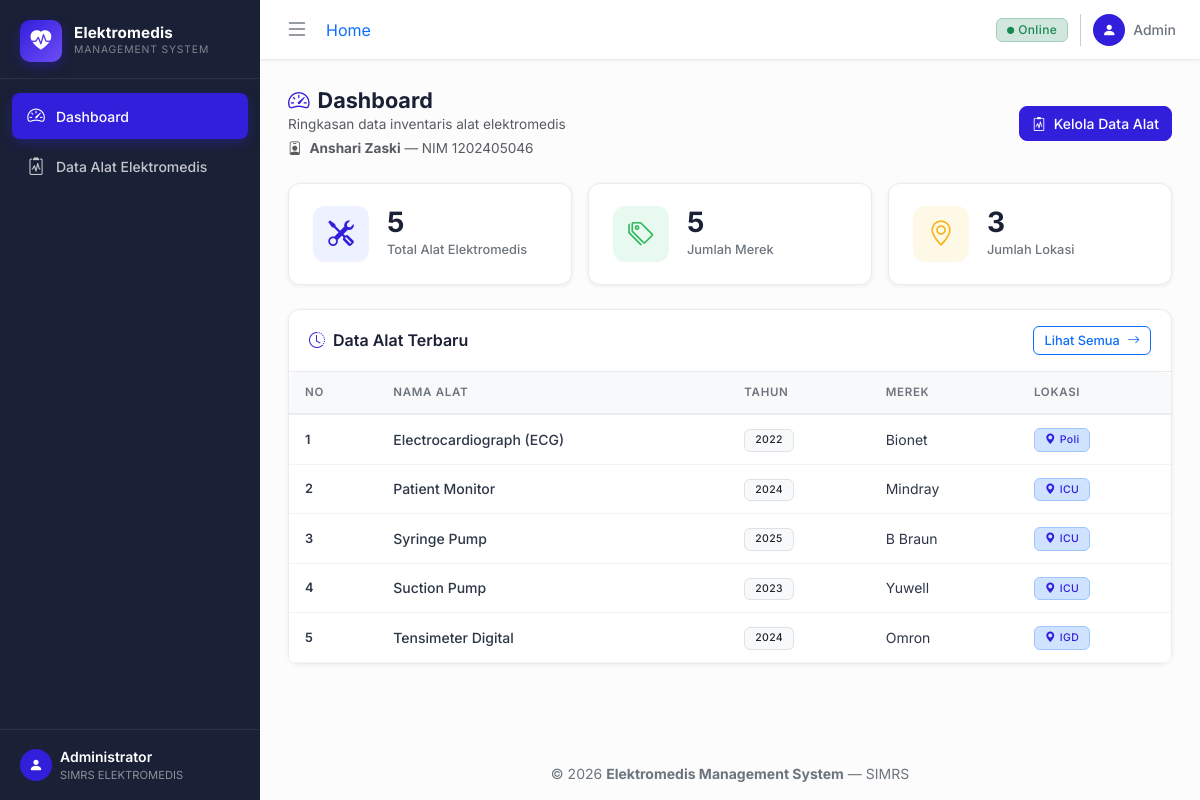
The page / on the database its author committed.
### tables this page shows
CREATE TABLE `alat` (
  `id` int(11) NOT NULL,
  `nama_alat` varchar(100) NOT NULL,
  `tahun` year(4) NOT NULL,
  `merek` varchar(60) NOT NULL,
  `lokasi` varchar(10) NOT NULL
);

### index.php (the view, shortened to what this page needs)
<?php
$activePage = 'dashboard';
$pdo = getDB();
$totalAlat  = $pdo->query("SELECT COUNT(*) FROM alat")->fetchColumn();
$totalMerek = $pdo->query("SELECT COUNT(DISTINCT merek) FROM alat")->fetchColumn();
$totalLokasi = $pdo->query("SELECT COUNT(DISTINCT lokasi) FROM alat")->fetchColumn();
$stmt = $pdo->query("SELECT * FROM alat ORDER BY id DESC LIMIT 10");
$latestAlat = $stmt->fetchAll();
include 'includes/header.php';
?>
<div class="page-header">
    <div class="d-flex align-items-center justify-content-between">
        <div>
            <h4><i class="bi bi-speedometer2 me-2 text-primary"></i>Dashboard</h4>
            <p class="text-muted mb-0">Ringkasan data inventaris alat elektromedis</p>
            <p class="text-muted mb-0 small mt-1">
                <i class="bi bi-person-badge me-1"></i>
                <strong>Anshari Zaski</strong> &mdash; NIM 1202405046
            </p>
        </div>
        <a href="alat.php" class="btn btn-primary">
            <i class="bi bi-clipboard2-pulse me-1"></i> Kelola Data Alat
        </a>
    </div>
</div>
<div class="row g-3 mb-4">
    <div class="col-sm-6 col-xl-4">
        <a href="alat.php" class="stat-card text-decoration-none">
            <div class="stat-icon primary">
                <i class="bi bi-tools"></i>
            </div>
            <div>
                <div class="stat-value"><?= number_format($totalAlat) ?></div>
                <div class="stat-label">Total Alat Elektromedis</div>
            </div>
        </a>
    </div>
    <div class="col-sm-6 col-xl-4">
        <div class="stat-card">
            <div class="stat-icon success">
                <i class="bi bi-tags"></i>
            </div>
            <div>
                <div class="stat-value"><?= number_format($totalMerek) ?></div>
                <div class="stat-label">Jumlah Merek</div>
            </div>
        </div>
    </div>
    <div class="col-sm-6 col-xl-4">
        <div class="stat-card">
            <div class="stat-icon warning">
                <i class="bi bi-geo-alt"></i>
            </div>
            <div>
                <div class="stat-value"><?= number_format($totalLokasi) ?></div>
                <div class="stat-label">Jumlah Lokasi</div>
            </div>
        </div>
    </div>
</div>
<div class="card mb-4">
    <div class="card-header d-flex align-items-center justify-content-between">
        <div class="d-flex align-items-center gap-2">
            <i class="bi bi-clock-history text-primary"></i>
            <span>Data Alat Terbaru</span>
        </div>
        <a href="alat.php" class="btn btn-sm btn-outline-primary">
            Lihat Semua <i class="bi bi-arrow-right ms-1"></i>
        </a>
    </div>
    <div class="card-body p-0">
        <?php if (empty($latestAlat)): ?>
            <div class="empty-state">
                <i class="bi bi-inbox d-block"></i>
                <p>Belum ada data alat. <a href="alat.php">Tambah sekarang</a>.</p>
            </div>
        <?php else: ?>
            <div class="table-responsive">
                <table class="table table-hover mb-0">
                    <thead>
                        <tr>
                            <th>No</th>
                            <th>Nama Alat</th>
                            <th>Tahun</th>
                            <th>Merek</th>
                            <th>Lokasi</th>
                        </tr>
                    </thead>
                    <tbody>
                        <?php foreach ($latestAlat as $i => $alat): ?>
                            <tr>
                                <td class="row-num"><?= $i + 1 ?></td>
                                <td class="fw-medium"><?= htmlspecialchars($alat['nama_alat']) ?></td>
                                <td><span class="badge bg-light text-dark border"><?= htmlspecialchars($alat['tahun']) ?></span></td>
                                <td><?= htmlspecialchars($alat['merek']) ?></td>
                                <td>
                                    <span class="badge bg-primary-subtle text-primary border border-primary-subtle">
                                        <i class="bi bi-geo-alt-fill me-1"></i><?= htmlspecialchars($alat['lokasi']) ?>
                                    </span>
                                </td>
                            </tr>
                        <?php endforeach; ?>
                    </tbody>
                </table>
            </div>
        <?php endif; ?>
    </div>
</div>
<?php include 'includes/footer.php'; ?>

### includes/header.php (shortened to what this page needs)
<!DOCTYPE html>
<html lang="id">
<head>
    <link href="https://cdn.jsdelivr.net/npm/bootstrap@5.3.3/dist/css/bootstrap.min.css" rel="stylesheet">
    <link href="https://cdn.jsdelivr.net/npm/bootstrap-icons@1.11.3/font/bootstrap-icons.min.css" rel="stylesheet">
    <link href="assets/css/style.css" rel="stylesheet">
</head>
<body class="bg-light-subtle">
<div class="sidebar" id="sidebar">
    <div class="sidebar-brand">
        <div class="brand-icon">
            <i class="bi bi-heart-pulse-fill"></i>
        </div>
        <div class="brand-text">
            <span class="brand-title">Elektromedis</span>
            <span class="brand-subtitle">Management System</span>
        </div>
    </div>
    <nav class="sidebar-nav">
        <ul class="nav flex-column">
            <li class="nav-item">
                <a class="nav-link <?= ($activePage ?? '') === 'dashboard' ? 'active' : '' ?>" href="index.php">
                    <i class="bi bi-speedometer2"></i>
                    <span>Dashboard</span>
                </a>
            </li>
            <li class="nav-item">
                <a class="nav-link <?= ($activePage ?? '') === 'alat' ? 'active' : '' ?>" href="alat.php">
                    <i class="bi bi-clipboard2-pulse"></i>
                    <span>Data Alat Elektromedis</span>
                </a>
            </li>
        </ul>
    </nav>
    <div class="sidebar-footer">
        <div class="d-flex align-items-center gap-2">
            <div class="avatar-sm bg-primary rounded-circle d-flex align-items-center justify-content-center">
                <i class="bi bi-person-fill text-white small"></i>
            </div>
            <div>
                <div class="text-white fw-semibold small">Administrator</div>
                <div class="text-white-50" style="font-size:0.7rem">SIMRS ELEKTROMEDIS</div>
            </div>
        </div>
    </div>
</div>
<div class="main-wrapper" id="mainWrapper">
    <header class="topbar" id="topbar">
        <div class="d-flex align-items-center gap-3">
            <button class="btn btn-link p-0 text-secondary sidebar-toggle" onclick="toggleSidebar()" title="Toggle Sidebar">
                <i class="bi bi-list fs-4"></i>
            </button>
            <nav aria-label="breadcrumb" class="d-none d-md-block">
                <ol class="breadcrumb mb-0 small">
                    <li class="breadcrumb-item"><a href="index.php" class="text-decoration-none">Home</a></li>
                </ol>
            </nav>
        </div>
        <div class="d-flex align-items-center gap-2">
            <span class="badge bg-success-subtle text-success border border-success-subtle">
                <i class="bi bi-circle-fill" style="font-size:0.45rem; vertical-align:middle;"></i>
                Online
            </span>
            <div class="d-flex align-items-center gap-2">
                <div class="avatar-sm bg-primary rounded-circle d-flex align-items-center justify-content-center" style="width:32px;height:32px;">
                    <i class="bi bi-person-fill text-white small"></i>
                </div>
                <span class="text-secondary small d-none d-sm-inline fw-medium">Admin</span>
            </div>
        </div>
    </header>
    <main class="page-content">

### includes/footer.php (shortened to what this page needs)
    </main>
    <footer class="page-footer">
        <div class="text-center text-secondary small py-3">
            &copy; <?= date('Y') ?> <strong>Elektromedis Management System</strong> &mdash; SIMRS
        </div>
    </footer>
</div>
</body>
</html>

### rows shown on the page
alat: nama_alat "Electrocardiograph (ECG)", tahun "2022", merek "Bionet", lokasi "Poli"
alat: nama_alat "Patient Monitor", tahun "2024", merek "Mindray", lokasi "ICU"
alat: nama_alat "Syringe Pump", tahun "2025", merek "B Braun", lokasi "ICU"
alat: nama_alat "Suction Pump", tahun "2023", merek "Yuwell", lokasi "ICU"
alat: nama_alat "Tensimeter Digital", tahun "2024", merek "Omron", lokasi "IGD"

### other values the page prints
$totalAlat "5"
$totalMerek "5"
$totalLokasi "3"
